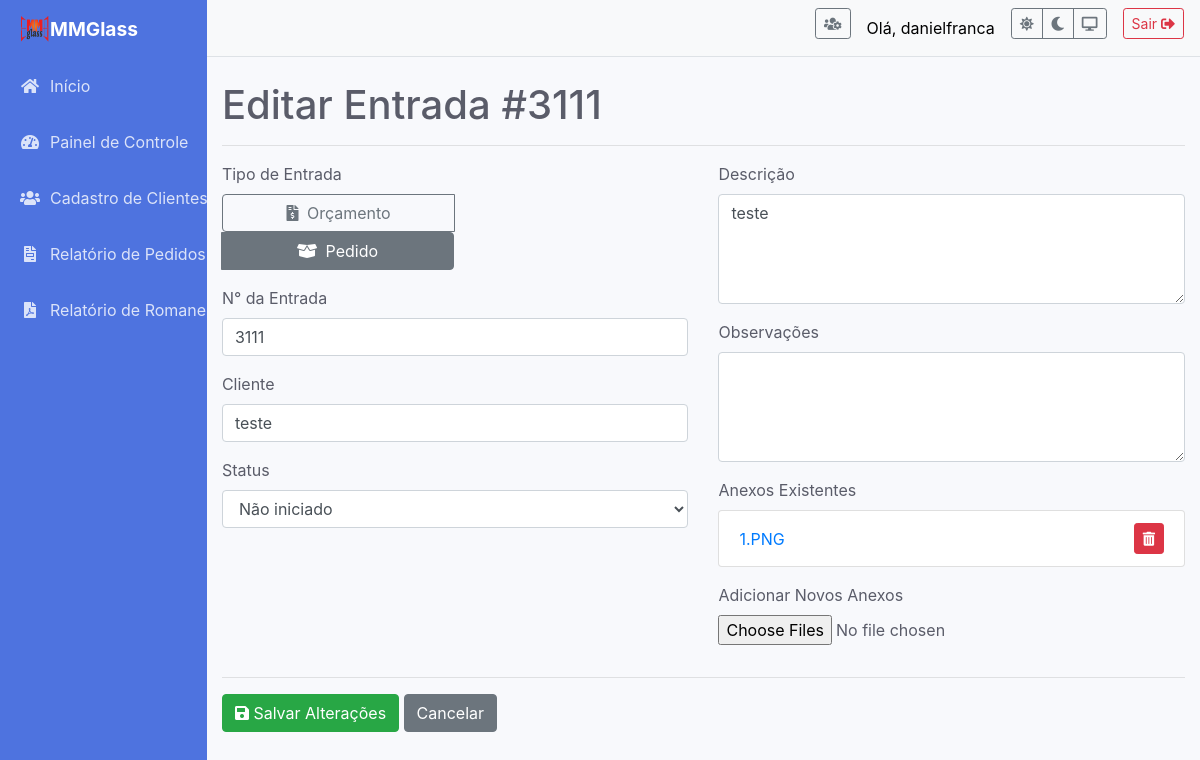
Page /editar/15 (signed in) on the committed database.
### app.py (models this page shows)
class User(db.Model, UserMixin):
    id = db.Column(db.Integer, primary_key=True)
    username = db.Column(db.String(150), unique=True, nullable=False)
    password_hash = db.Column(db.String(150), nullable=False)
    is_admin = db.Column(db.Boolean, default=False, nullable=False)

class Entrada(db.Model):
    id = db.Column(db.Integer, primary_key=True)
    tipo = db.Column(db.String(50), nullable=False)
    numero_pedido = db.Column(db.Integer, unique=True, nullable=False)
    data_registro = db.Column(db.DateTime, nullable=False, default=datetime.utcnow)
    cliente = db.Column(db.String(100), nullable=False)
    status = db.Column(db.String(50), nullable=False, default='Não iniciado')
    descricao = db.Column(db.Text, nullable=False)
    observacoes = db.Column(db.Text, nullable=True)
    arquivado = db.Column(db.Boolean, default=False, nullable=False)
    anexos = db.relationship('Anexo', backref='entrada', lazy=True, cascade="all, delete-orphan")

class Anexo(db.Model):
    id = db.Column(db.Integer, primary_key=True)
    filename = db.Column(db.String(200), nullable=False)
    entrada_id = db.Column(db.Integer, db.ForeignKey('entrada.id'), nullable=False)

### app.py (the view, shortened to what this page needs)
@app.route('/editar/<int:id>', methods=['GET', 'POST'])
@login_required
def editar_entrada(id):
    entrada = Entrada.query.get_or_404(id)
    return render_template('editar_entrada.html', entrada=entrada)

### app.py (called while the page is built)
@login_manager.user_loader
def load_user(user_id):
    return User.query.get(int(user_id))

### templates/editar_entrada.html (shortened to what this page needs)
{% extends 'base.html' %}
{% block content %}
    <h1>Editar Entrada #{{ entrada.numero_pedido }}</h1>
    <hr>
    <form method="post" enctype="multipart/form-data">
        <div class="row">
            <div class="col-md-6">
                <div class="form-group">
                    <label>Tipo de Entrada</label>
                    <div class="btn-group btn-group-toggle d-block" data-toggle="buttons">
                        <label class="btn btn-outline-secondary w-50 {% if entrada.tipo == 'Orçamento' %}active{% endif %}">
                            <input type="radio" name="tipo" value="Orçamento" required {% if entrada.tipo == 'Orçamento' %}checked{% endif %}> <i class="fas fa-file-invoice-dollar mr-1"></i> Orçamento
                        </label>
                        <label class="btn btn-outline-secondary w-50 {% if entrada.tipo == 'Pedido' %}active{% endif %}">
                            <input type="radio" name="tipo" value="Pedido" {% if entrada.tipo == 'Pedido' %}checked{% endif %}> <i class="fas fa-box-open mr-1"></i> Pedido
                        </label>
                    </div>
                </div>
                <div class="form-group">
                    <label for="numero_pedido">N° da Entrada</label>
                    <input type="text" name="numero_pedido" id="numero_pedido" class="form-control" value="{{ entrada.numero_pedido }}" required>
                </div>
                <div class="form-group">
                    <label for="cliente">Cliente</label>
                    <input type="text" name="cliente" id="cliente" class="form-control" value="{{ entrada.cliente }}" required>
                </div>
                <div class="form-group">
                    <label for="status">Status</label>
                    <select name="status" id="status" class="form-control">
                        <option value="Não iniciado" {% if entrada.status == 'Não iniciado' %}selected{% endif %}>Não iniciado</option>
                    </select>
                </div>
            </div>
            <div class="col-md-6">
                <div class="form-group">
                    <label for="descricao">Descrição</label>
                    <textarea name="descricao" id="descricao" class="form-control" required rows="4">{{ entrada.descricao }}</textarea>
                </div>
                <div class="form-group">
                    <label for="observacoes">Observações</label>
                    <textarea name="observacoes" id="observacoes" class="form-control" rows="4">{{ entrada.observacoes or '' }}</textarea>
                </div>
                <div class="form-group">
                    <label>Anexos Existentes</label>
                    {% if entrada.anexos %}
                        <ul class="list-group mb-3">
                        {% for anexo in entrada.anexos %}
                            <li class="list-group-item d-flex justify-content-between align-items-center">
                                <a href="{{ url_for('uploaded_file', filename=anexo.filename) }}" target="_blank">{{ anexo.filename }}</a>
                                <a href="{{ url_for('excluir_anexo', anexo_id=anexo.id) }}" class="btn btn-danger btn-sm" onclick="return confirm('Tem a certeza que deseja excluir este anexo?');">
                                    <i class="fas fa-trash-alt"></i>
                                </a>
                            </li>
                        {% endfor %}
                        </ul>
                    {% else %}
                        <p class="text-muted small">Nenhum anexo encontrado.</p>
                    {% endif %}
                </div>
                <div class="form-group">
                    <label for="anexos">Adicionar Novos Anexos</label>
                    <input type="file" name="anexos" id="anexos" class="form-control-file" multiple>
                </div>
            </div>
        </div>
        <hr>
        <button type="submit" class="btn btn-success"><i class="fas fa-save"></i> Salvar Alterações</button>
        <a href="{{ url_for('painel_controle') }}" class="btn btn-secondary">Cancelar</a>
    </form>
{% endblock %}

### templates/base.html (shortened to what this page needs)
<!doctype html>
<html lang="pt" data-theme="light">
<head>
    <link rel="stylesheet" href="https://stackpath.bootstrapcdn.com/bootstrap/4.5.2/css/bootstrap.min.css">
    <link rel="stylesheet" href="https://cdnjs.cloudflare.com/ajax/libs/font-awesome/5.15.4/css/all.min.css">
</head>
<body>
    <div class="d-flex" id="wrapper">
        <div id="sidebar-wrapper">
            <div class="sidebar-heading">
                <img src="{{ url_for('static', filename='images/logo.png') }}" width="30" height="30" class="d-inline-block align-top" alt="Logo MMGlass">
                <span class="menu-text">MMGlass</span> </div>
            <div class="list-group list-group-flush">
                <a href="{{ url_for('inicio') }}" class="list-group-item">
                    <i class="fas fa-home fa-fw"></i>
                    <span class="menu-text">Início</span>
                </a>
                <a href="{{ url_for('painel_controle') }}" class="list-group-item">
                    <i class="fas fa-tachometer-alt fa-fw"></i>
                    <span class="menu-text">Painel de Controle</span>
                </a>
                <a href="{{ url_for('cadastro_clientes') }}" class="list-group-item">
                    <i class="fas fa-users fa-fw"></i>
                    <span class="menu-text">Cadastro de Clientes</span>
                </a>
                <a href="{{ url_for('relatorio_pedidos') }}" class="list-group-item">
                    <i class="fas fa-file-invoice fa-fw"></i>
                    <span class="menu-text">Relatório de Pedidos</span>
                </a>
                <a href="{{ url_for('relatorio_romaneio') }}" class="list-group-item">
                    <i class="fas fa-file-pdf fa-fw"></i>
                    <span class="menu-text">Relatório de Romaneio</span>
                </a>
            </div>
        </div>
        <div id="page-content-wrapper">
            <nav class="navbar navbar-expand-lg navbar-light border-bottom">
                <div class="collapse navbar-collapse">
                    <ul class="navbar-nav ml-auto mt-2 mt-lg-0">
                        {% if current_user.is_authenticated %}
                            {% if current_user.is_admin %}
                            <li class="nav-item"><a href="{{ url_for('gerir_usuarios') }}" class="btn btn-outline-secondary btn-sm mr-3" title="Gerir Utilizadores"><i class="fas fa-users-cog"></i></a></li>
                            {% endif %}
                            <li class="nav-item"><span class="navbar-text mr-3">Olá, {{ current_user.username }}</span></li>
                            <li class="nav-item">
                                <div class="btn-group btn-group-sm mr-3" role="group">
                                    <button type="button" class="btn btn-outline-secondary" id="theme-light" title="Tema Claro"><i class="fas fa-sun"></i></button>
                                    <button type="button" class="btn btn-outline-secondary" id="theme-dark" title="Tema Escuro"><i class="fas fa-moon"></i></button>
                                    <button type="button" class="btn btn-outline-secondary" id="theme-auto" title="Tema do Sistema"><i class="fas fa-desktop"></i></button>
                                </div>
                            </li>
                            <li class="nav-item"><a href="{{ url_for('logout') }}" class="btn btn-outline-danger btn-sm">Sair <i class="fas fa-sign-out-alt"></i></a></li>
                        {% endif %}
                    </ul>
                </div>
            </nav>
            <div class="container-fluid pt-4">
                {% block content %}{% endblock %}
            </div>
        </div>
        </div>
</body>
</html>

### templates/base.html (style rules this page uses)
:root { --bg-color: #f8f9fc; --text-color: #5a5c69; --card-bg: #fff; --table-bg: #fff; --border-color: #e3e6f0; --navbar-bg: #f8f9fa; --navbar-text: #000; --dropdown-hover-bg: #f8f9fa; --sidebar-bg: #4e73df; --sidebar-text: rgba(255,255,255,0.8); --sidebar-hover-bg: #4364c7; }
#wrapper { display: flex; }
#sidebar-wrapper { width: 80px; min-height: 100vh; background-color: var(--sidebar-bg); transition: width 0.2s ease-in-out; overflow-x: hidden; }
#sidebar-wrapper .sidebar-heading { padding: 0.875rem 1.25rem; font-size: 1.2rem; font-weight: bold; color: #fff; white-space: nowrap; display: flex; align-items: center; }
#sidebar-wrapper .list-group-item { display: flex; align-items: center; background-color: var(--sidebar-bg); color: var(--sidebar-text); border: none; padding: 1rem 1.25rem; white-space: nowrap; }
#sidebar-wrapper .list-group-item .menu-text, #sidebar-wrapper .sidebar-heading .menu-text { opacity: 0; transition: opacity 0.2s ease-in-out; }
#sidebar-wrapper .list-group-item i { min-width: 20px; }
#sidebar-wrapper .list-group-item .menu-text { margin-left: 10px; }
#page-content-wrapper { width: 100%; }
body { background-color: var(--bg-color); color: var(--text-color); transition: background-color 0.2s ease, color 0.2s ease; }
.navbar { background-color: var(--navbar-bg) !important; }
.navbar-light .navbar-brand, .navbar-light .navbar-text { color: var(--navbar-text) !important; }

### rows in the picture
User: username "danielfranca"
Entrada: numero_pedido "3111", cliente "teste", status "Não iniciado", descricao "teste"
Anexo: filename "1.PNG"
